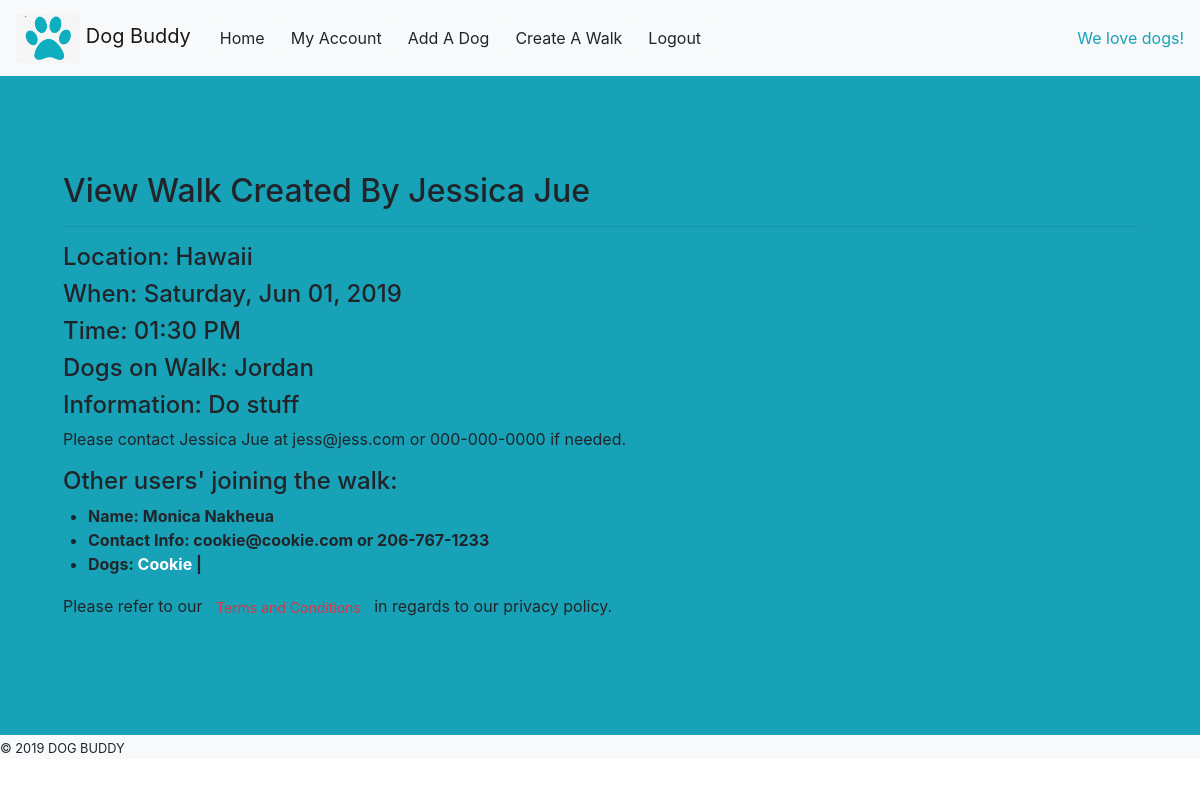
The page /view_walk/3 (signed in) on the database its author committed.
### models.py (models this page shows, shortened)
class User(db.Model):
    id = db.Column(db.Integer, primary_key=True)
    first_name = db.Column(db.String(255))
    last_name = db.Column(db.String(255))
    email = db.Column(db.String(255), unique=True)
    date_of_birth = db.Column(db.String(255))
    phone_number = db.Column(db.String(255))
    password = db.Column(db.String(60))
    image = db.Column(db.String(500))
    created_at = db.Column(db.DateTime, server_default=func.now())
    updated_at = db.Column(db.DateTime, server_default=func.now(), onupdate=func.now())
    user_joined_walk = db.relationship('Walk', secondary = users_and_walks, backref='users_on_walk', cascade='all')

class Walk(db.Model):
    id = db.Column(db.Integer, primary_key=True)
    planned_by_user_id = db.Column(db.Integer)
    location = db.Column(db.String(255))
    date = db.Column(db.String(255))
    time = db.Column(db.String(255))
    dogs = db.Column(db.String(255))
    walk_info = db.Column(db.String(255))
    created_at = db.Column(db.DateTime, server_default=func.now())
    updated_at = db.Column(db.DateTime, server_default=func.now(), onupdate=func.now())
    users_on_this_walk = db.relationship('User', secondary = users_and_walks, backref='user_joins_walks', cascade='all')

class Dog(db.Model):
    id = db.Column(db.Integer, primary_key=True)
    owner_id = db.Column(db.Integer)
    dog_name = db.Column(db.String(255))
    breed = db.Column(db.String(255))
    age = db.Column(db.String(255))
    gender = db.Column(db.String(255))
    eye_color = db.Column(db.String(255))
    fur_color = db.Column(db.String(255))
    fur_type = db.Column(db.String(255))
    allergies = db.Column(db.String(255))
    brief_bio = db.Column(db.String(255))
    created_at = db.Column(db.DateTime, server_default=func.now())
    updated_at = db.Column(db.DateTime, server_default=func.now(), onupdate=func.now())

### controller_functions.py (the view)
def see_view_walk_page(id):
    login_name = session["first_name"]
    login_id = session["user_id"]
    your_dogs = Dog.query.all()
    view_plan_with_creator = db.session.query(User, Walk).filter(Walk.planned_by_user_id == User.id).filter(Walk.id == id).all()
    first_name = view_plan_with_creator[0].User.first_name
    last_name = view_plan_with_creator[0].User.last_name
    email = view_plan_with_creator[0].User.email
    phone_number = view_plan_with_creator[0].User.phone_number
    walk_date = view_plan_with_creator[0].Walk.date
    walk_time = view_plan_with_creator[0].Walk.time
    walk_location = view_plan_with_creator[0].Walk.location
    walk_info = view_plan_with_creator[0].Walk.walk_info
    dogs_on_walk = view_plan_with_creator[0].Walk.dogs
    users_on_this_walk = db.session.query(Walk, User).join(User, Walk.users_on_this_walk).filter(Walk.id == id).all()
    return render_template("view_walk.html", login_name = login_name, login_id = login_id, first_name = first_name, last_name = last_name, email = email, phone_number = phone_number, walk_date = walk_date, walk_time = walk_time, walk_location = walk_location, walk_info = walk_info, this_walk = users_on_this_walk, all_dogs = your_dogs, dogs_on_walk = dogs_on_walk, allquery = view_plan_with_creator, users_on_this_walk = users_on_this_walk)

### controller_functions.py (called while the page is built)
@app.template_filter('strftime')
def _jinja2_filter_datetime(date, fmt=None):
    date = dateutil.parser.parse(date)
    native = date.replace(tzinfo=None)
    format='%A, %b %d, %Y'
    return native.strftime(format)

### templates/view_walk.html (shortened to what this page needs)
<!DOCTYPE html>
<html lang="en">
<head>
    <link rel="stylesheet" href="https://stackpath.bootstrapcdn.com/bootstrap/4.3.1/css/bootstrap.min.css">
</head>
<body>
    <nav class="navbar navbar-expand-lg navbar-light bg-light">
        <a class="navbar-brand" href="/dashboard">
            <img src="/static/img/db_logo_blue.png" alt="db_logo" height="50">
            Dog Buddy
        </a>
        <div class="collapse navbar-collapse" id="navbarText">
            <ul class="navbar-nav mr-auto">
                <li class="nav-item active">
                    <form action="/dashboard" method="POST">
                        <button type="submit" class="btn btn-light">Home</button>
                    </form>
                </li>
                <li class="nav-item">
                    <form action="/myaccount" method="GET">
                        <button type="submit" class="btn btn-light">My Account</button>
                    </form>
                </li>
                <li class="nav-item">
                    <button type="submit" class="btn btn-light" data-toggle="modal" data-target="#addadog">Add A Dog</button>
                </li>
                <li class="nav-item">
                    <button type="button" class="btn btn-light" data-toggle="modal" data-target="#createwalk">Create A Walk</button>
                </li>
                <li class="nav-item">
                    <form action="/logout" method="POST">
                        <button type="submit" class="btn btn-light">Logout</button>
                    </form>
                </li>
            </ul>
            <span class="navbar-text text-info">
                We love dogs!
            </span>
        </div>
    </nav>
    <div class="container-fluid bg-info">
        <div class="row">
            <div class="col m-5">
                <h2 class="mt-5">View Walk Created By {{ first_name }} {{ last_name }}</h2>
                <hr class="mb-3">
                <h4>Location: {{ walk_location }}</h4>
                <h4>When: {{ walk_date | strftime }}</h4>
                <h4>Time: {{ walk_time }}</h4>
                <h4>Dogs on Walk: {{ dogs_on_walk }}</h4>
                <h4>Information: {{ walk_info }}</h4>
                <p>Please contact {{ first_name }} {{ last_name }} at {{ email }} or {{ phone_number }} if needed.</p>
                <h4>Other users' joining the walk:</h4>
                {% if users_on_this_walk %}
                {% for user in users_on_this_walk %}
                <div class="row">
                    <ul>
                        <li><strong>Name: {{ user[1].first_name }} {{ user[1].last_name }}</strong></li>
                        <li><strong>Contact Info: {{ user[1].email }} or {{ user[1].phone_number }}</strong></li>
                        <li><strong>Dogs:{% for dog in all_dogs %}{% if dog.owner_id == user[1].id %}  <a href="/dog/{{ dog.id }}" class="text-white">{{ dog.dog_name }}</a> | {% endif %} {% endfor %}</strong></li>
                    </ul>
                </div>
                {% endfor %}
                {% else %}
                <p>No other users joined this walk at this time.</p>
                {% endif %}
                <p>Please refer to our
                    <button type="button" class="btn btn-link btn-sm text-danger" data-toggle="modal" data-target="#exampleModalScrollable">
                    </button>
                in regards to our privacy policy.</p>
            </div>
        </div>
        <div class="row bg-light mt-5">
            <span><small> © 2019 DOG BUDDY </small></span>
        </div>
    </div>
</body>
</html>

### rows shown on the page
User: first_name "Jessica", last_name "Jue", email "jess@jess.com", phone_number "000-000-0000"
Walk: location "Hawaii", date "Saturday, Jun 01, 2019", time "01:30 PM", dogs "Jordan", walk_info "Do stuff", first_name "Monica", last_name "Nakheua", email "cookie@cookie.com", phone_number "206-767-1233"
Dog: dog_name "Cookie"
